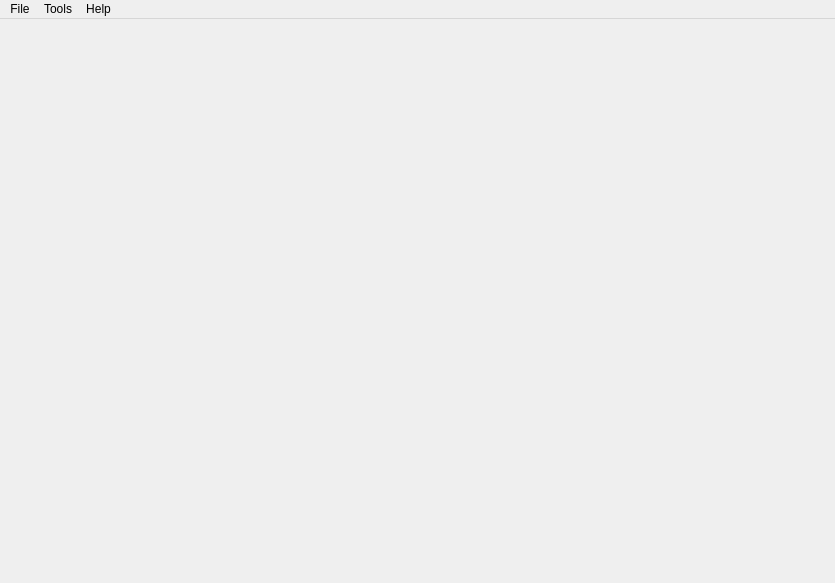
<?xml version="1.0" encoding="UTF-8"?>
<ui version="4.0">
 <class>GuiMainWindow</class>
 <widget class="QMainWindow" name="GuiMainWindow">
  <property name="geometry">
   <rect>
    <x>0</x>
    <y>0</y>
    <width>835</width>
    <height>583</height>
   </rect>
  </property>
  <property name="windowTitle">
   <string notr="true">MainWindow</string>
  </property>
  <widget class="QWidget" name="centralwidget">
   <layout class="QVBoxLayout" name="verticalLayout">
    <property name="spacing">
     <number>0</number>
    </property>
    <property name="leftMargin">
     <number>0</number>
    </property>
    <property name="topMargin">
     <number>0</number>
    </property>
    <property name="rightMargin">
     <number>0</number>
    </property>
    <property name="bottomMargin">
     <number>0</number>
    </property>
    <item>
     <widget class="QStackedWidget" name="stackedWidgetMain">
      <widget class="QWidget" name="pageEmpty">
       <layout class="QVBoxLayout" name="verticalLayout_3">
        <item>
         <widget class="QLabel" name="labelLogo">
          <property name="text">
           <string/>
          </property>
          <property name="pixmap">
           <pixmap resource="rsrc.qrc">:/pics/logo.png</pixmap>
          </property>
          <property name="alignment">
           <set>Qt::AlignCenter</set>
          </property>
         </widget>
        </item>
       </layout>
      </widget>
      <widget class="QWidget" name="pageViewer">
       <layout class="QVBoxLayout" name="verticalLayout_2">
        <property name="leftMargin">
         <number>0</number>
        </property>
        <property name="topMargin">
         <number>0</number>
        </property>
        <property name="rightMargin">
         <number>0</number>
        </property>
        <property name="bottomMargin">
         <number>0</number>
        </property>
        <item>
         <widget class="XDisasmWidget" name="widgetViewer" native="true"/>
        </item>
       </layout>
      </widget>
     </widget>
    </item>
   </layout>
  </widget>
  <widget class="QMenuBar" name="menubar">
   <property name="geometry">
    <rect>
     <x>0</x>
     <y>0</y>
     <width>835</width>
     <height>21</height>
    </rect>
   </property>
   <widget class="QMenu" name="menuFile">
    <property name="title">
     <string>File</string>
    </property>
    <addaction name="actionOpen"/>
    <addaction name="actionClose"/>
    <addaction name="actionExit"/>
   </widget>
   <widget class="QMenu" name="menuTools">
    <property name="title">
     <string>Tools</string>
    </property>
    <addaction name="actionOptions"/>
   </widget>
   <widget class="QMenu" name="menuHelp">
    <property name="title">
     <string>Help</string>
    </property>
    <addaction name="actionAbout"/>
   </widget>
   <addaction name="menuFile"/>
   <addaction name="menuTools"/>
   <addaction name="menuHelp"/>
  </widget>
  <action name="actionOpen">
   <property name="text">
    <string>Open</string>
   </property>
   <property name="shortcut">
    <string notr="true">Ctrl+O</string>
   </property>
  </action>
  <action name="actionClose">
   <property name="text">
    <string>Close</string>
   </property>
   <property name="shortcut">
    <string notr="true">Ctrl+W</string>
   </property>
  </action>
  <action name="actionExit">
   <property name="text">
    <string>Exit</string>
   </property>
   <property name="shortcut">
    <string notr="true">Ctrl+Q</string>
   </property>
  </action>
  <action name="actionOptions">
   <property name="text">
    <string>Options</string>
   </property>
  </action>
  <action name="actionAbout">
   <property name="text">
    <string>About</string>
   </property>
  </action>
 </widget>
 <customwidgets>
  <customwidget>
   <class>XDisasmWidget</class>
   <extends>QWidget</extends>
   <header>xdisasmwidget.h</header>
   <container>1</container>
  </customwidget>
 </customwidgets>
 <resources>
  <include location="rsrc.qrc"/>
 </resources>
 <connections/>
</ui>
